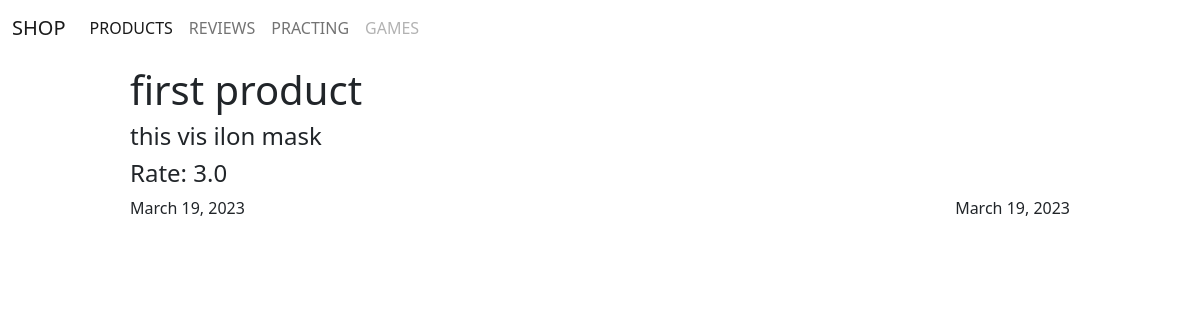
The page /products/1/ on the database as committed earlier.
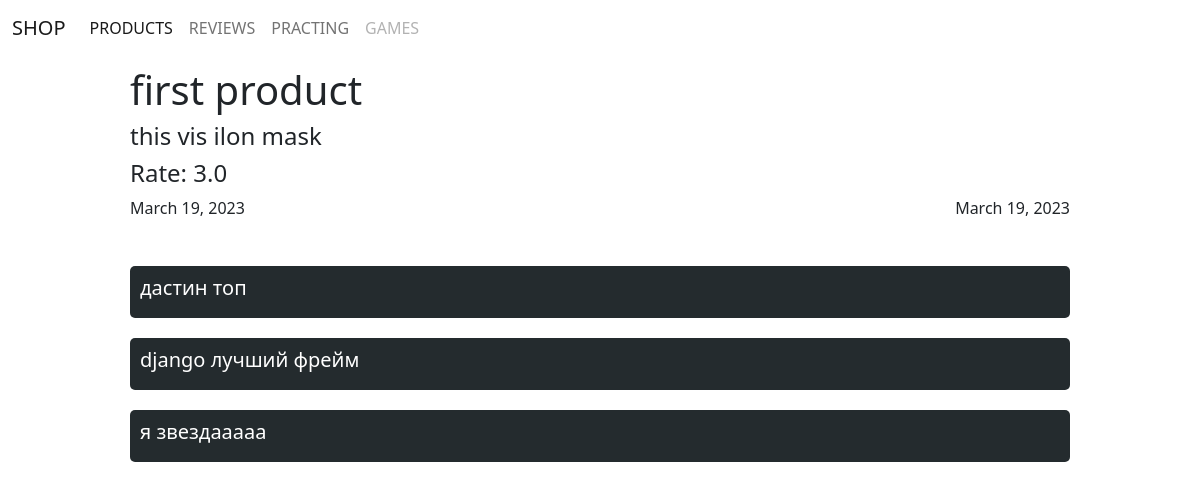
The same page on the database as committed later.
### products/models.py (models this page shows)
class Products(models.Model):
    image = models.ImageField(blank=True, null=True)
    title = models.CharField(max_length=255)
    description = models.TextField()
    price = models.IntegerField(default=0)
    rate = models.FloatField(default=0.0)
    created_date = models.DateField(auto_now_add=True)
    modified_date = models.DateField(auto_now=True)

class Comment(models.Model):
    text = models.CharField(max_length=255)
    product = models.ForeignKey(Products, on_delete=models.CASCADE)

### products/views.py (the view)
# urls.py: path('products/<int:id>/', product_detail_view)
def product_detail_view(request, id):
    if request.method == 'GET':
        product = Products.objects.get(id=id)
        context = {
            "product":product,
            "comments" :product.comment_set.all()
        }
        return render(request , 'products/detail.html' ,context=context)

### templates/products/detail.html (shortened to what this page needs)
{% extends 'layouts/index.html' %}
{% block content %}
    <div class="product_block">
        <div class="info">
            <h1>{{ product.title }}</h1>
            <h4>{{ product.description }}</h4>
            <h4>Rate: {{ product.rate }}</h4>
            <div class="dates">
                <p>{{ product.created_date }}</p>
                <p>{{ product.modified_date }}</p>
            </div>
        </div>
        <div class="comments">
            {% for comment in comments %}
                <div class="comment_block">
                    <h5>{{ comment.text }}</h5>
                </div>
            {% endfor %}
        </div>
    </div>
{% endblock %}

### templates/layouts/index.html (shortened to what this page needs)
<!doctype html>
<html lang="en">
<head>
    <link rel="stylesheet" href="https://cdn.jsdelivr.net/npm/bootstrap@5.2.3/dist/css/bootstrap.min.css"
>
</head>
<body>
<nav class="navbar navbar-expand-lg bg-body-tertiary">
    <div class="container-fluid">
        <a class="navbar-brand" href="">SHOP</a>
        <div class="collapse navbar-collapse" id="navbarNav">
            <ul class="navbar-nav">
                <li class="nav-item">
                    <a class="nav-link active" aria-current="page" href="/products/">PRODUCTS</a>
                </li>
                <li class="nav-item">
                    <a class="nav-link" href="">REVIEWS</a>
                </li>
                <li class="nav-item">
                    <a class="nav-link" href="#">PRACTING</a>
                </li>
                <li class="nav-item">
                    <a class="nav-link disabled">GAMES</a>
                </li>
            </ul>
        </div>
    </div>
</nav>
{% block content %}
{% endblock %}
</body>
</html>

### templates/products/detail.html (style rules this page uses)
.product_block { width: 80%; margin-left: 10%; padding: 10px; }
.dates { display: flex; justify-content: space-between; }
.comments { margin-top: 30px; }
.comment_block { background: #242b2e; color: #fff; padding: 10px; margin-bottom: 20px; border-radius: 5px; }

Rows that differ between the two databases and show on the page:
added Comment: text "дастин топ"
added Comment: text "django лучший фрейм"
added Comment: text "я звездааааа"
